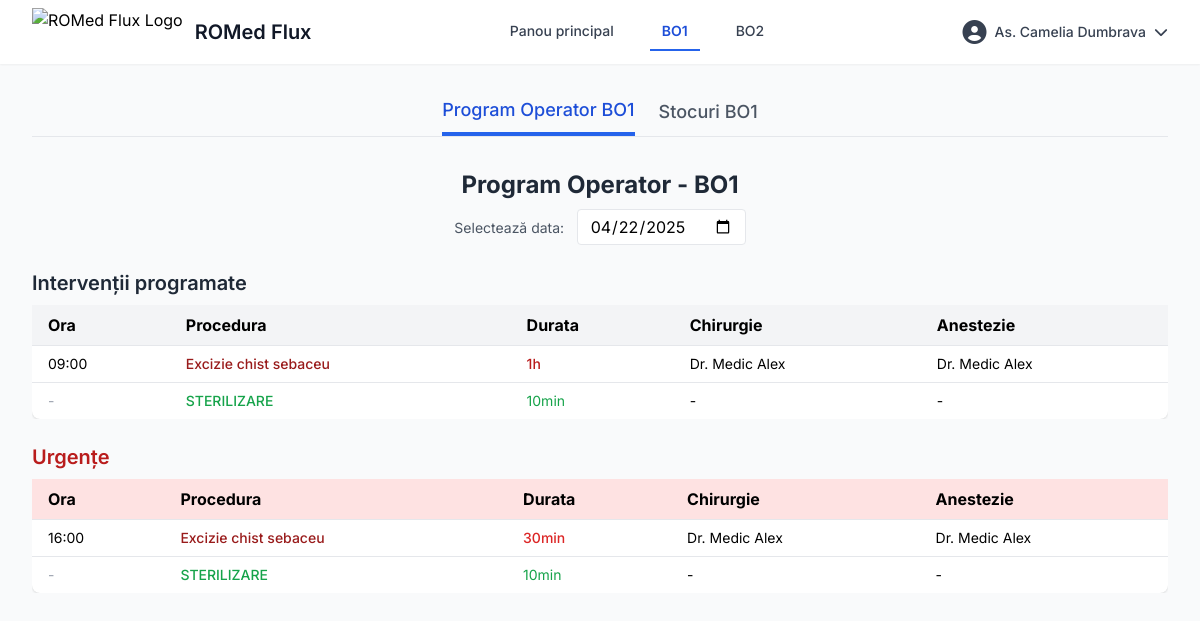
The page /bo1.php?data=2025-04-22 (signed in) on the database its author committed.
### tables this page shows
CREATE TABLE `programari_bo1` (
  `id` int(11) NOT NULL,
  `data` date NOT NULL,
  `ora` time NOT NULL,
  `procedura` text NOT NULL,
  `durata` varchar(20) DEFAULT NULL,
  `chirurgie` varchar(100) DEFAULT NULL,
  `anestezie` varchar(100) DEFAULT NULL,
  `tip` enum('programata','urgenta') DEFAULT 'programata',
  `created_at` timestamp NOT NULL DEFAULT current_timestamp()
);

### bo1_program_operator.php (shortened to what this page needs)
<section x-show="tab === 'program'" x-transition>
    <div class="text-center mb-6">
        <h1 class="text-2xl font-bold text-gray-800 mb-2">Program Operator - BO1</h1>
        <form method="GET" class="inline-block">
            <label class="mr-2 text-sm text-gray-600">Selectează data:</label>
            <input type="date" name="data" value="<?= htmlspecialchars($data_selectata) ?>"
                class="border px-3 py-1 rounded" onchange="this.form.submit()">
        </form>
    </div>
    <h2 class="text-xl font-semibold text-gray-800 mb-2">Intervenții programate</h2>
    <div class="overflow-x-auto mb-6">
        <table class="min-w-full bg-white shadow rounded-lg">
            <thead class="bg-gray-100 text-left">
                <tr>
                    <th class="px-4 py-2">Ora</th>
                    <th class="px-4 py-2">Procedura</th>
                    <th class="px-4 py-2">Durata</th>
                    <th class="px-4 py-2">Chirurgie</th>
                    <th class="px-4 py-2">Anestezie</th>
                </tr>
            </thead>
            <tbody>
                <?php foreach ($programari_programate as $p): ?>
                    <tr class="border-t">
                        <td class="px-4 py-2 text-sm"><?= htmlspecialchars(substr($p['ora'], 0, 5)) ?></td>
                        <td class="px-4 py-2 text-sm text-red-800 font-medium"><?= htmlspecialchars($p['procedura']) ?>
                        </td>
                        <td class="px-4 py-2 text-sm text-red-700 font-medium"><?= htmlspecialchars($p['durata']) ?></td>
                        <td class="px-4 py-2 text-sm"><?= htmlspecialchars($p['chirurgie']) ?></td>
                        <td class="px-4 py-2 text-sm"><?= htmlspecialchars($p['anestezie']) ?></td>
                    </tr>
                    <tr class="border-t">
                        <td class="px-4 py-2 text-sm text-gray-400">-</td>
                        <td class="px-4 py-2 text-sm font-medium text-green-600">STERILIZARE</td>
                        <td class="px-4 py-2 text-sm text-green-600">10min</td>
                        <td class="px-4 py-2 text-sm">-</td>
                        <td class="px-4 py-2 text-sm">-</td>
                    </tr>
                <?php endforeach; ?>
            </tbody>
        </table>
    </div>
    <h2 class="text-xl font-semibold text-red-700 mb-2">Urgențe</h2>
    <div class="overflow-x-auto">
        <table class="min-w-full bg-white shadow rounded-lg">
            <thead class="bg-red-100 text-left">
                <tr>
                    <th class="px-4 py-2">Ora</th>
                    <th class="px-4 py-2">Procedura</th>
                    <th class="px-4 py-2">Durata</th>
                    <th class="px-4 py-2">Chirurgie</th>
                    <th class="px-4 py-2">Anestezie</th>
                </tr>
            </thead>
            <tbody>
                <?php foreach ($programari_urgente as $p): ?>
                    <tr class="border-t">
                        <td class="px-4 py-2 text-sm"><?= htmlspecialchars(substr($p['ora'], 0, 5)) ?></td>
                        <td class="px-4 py-2 text-sm text-red-800 font-medium"><?= htmlspecialchars($p['procedura']) ?>
                        </td>
                        <td class="px-4 py-2 text-sm text-red-600 font-medium"><?= htmlspecialchars($p['durata']) ?></td>
                        <td class="px-4 py-2 text-sm"><?= htmlspecialchars($p['chirurgie']) ?></td>
                        <td class="px-4 py-2 text-sm"><?= htmlspecialchars($p['anestezie']) ?></td>
                    </tr>
                    <tr class="border-t">
                        <td class="px-4 py-2 text-sm text-gray-400">-</td>
                        <td class="px-4 py-2 text-sm font-medium text-green-600">STERILIZARE</td>
                        <td class="px-4 py-2 text-sm text-green-600">10min</td>
                        <td class="px-4 py-2 text-sm">-</td>
                        <td class="px-4 py-2 text-sm">-</td>
                    </tr>
                <?php endforeach; ?>
            </tbody>
        </table>
    </div>
</section>

### rows shown on the page
programari_bo1: ora "09:00", procedura "Excizie chist sebaceu", durata "1h", chirurgie "Dr. Medic Alex", anestezie "Dr. Medic Alex"
programari_bo1: ora "16:00", procedura "Excizie chist sebaceu", durata "30min", chirurgie "Dr. Medic Alex", anestezie "Dr. Medic Alex"

### other values the page prints
getDisplayName($_SESSION) "As. Camelia Dumbrava"
